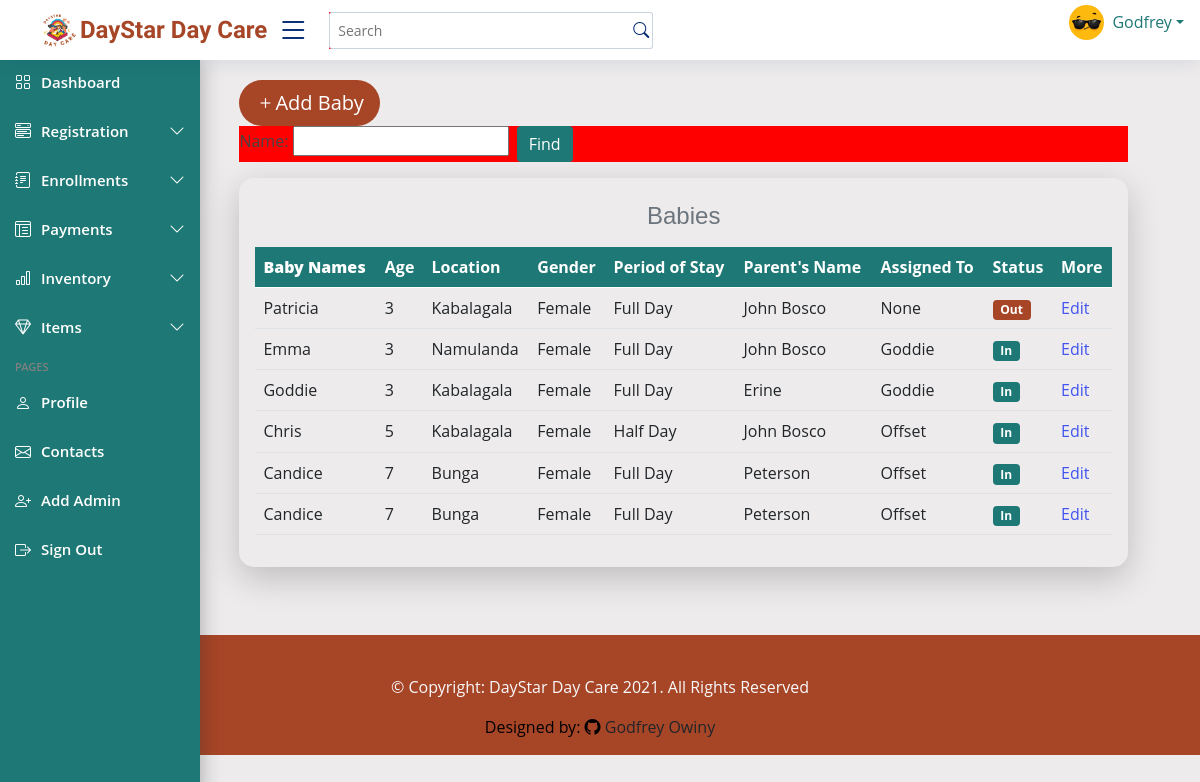
Page /babies/ (signed in) on the earlier database version.
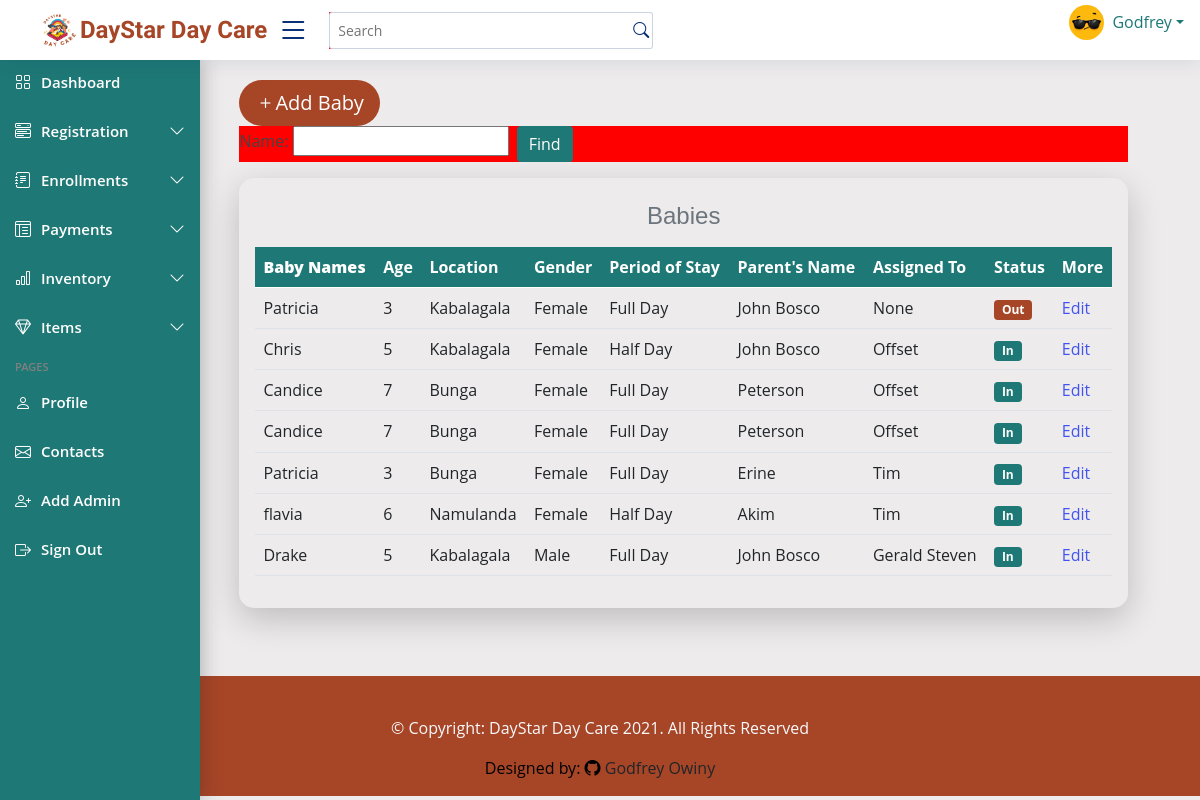
Same page on the later database version.
### dayStarApp/models.py (models this page shows, shortened)
class Baby(models.Model):
    GENDER_CHOICES = [
    ("Male", "Male"),
    ("Female", "Female"),
    ]
    PERIOD_CHOICES = [
    ("Full Day", "Full Day"),
    ("Half Day", "Half Day"),
    ]
    name = models.CharField(max_length=100)
    age = models.PositiveIntegerField(default=0, null=True, blank=False)
    gender = models.CharField(max_length=100, choices=GENDER_CHOICES, default="Male")
    location = models.CharField(max_length=100)
    period_of_stay = models.CharField(max_length=100, choices=PERIOD_CHOICES, null=True, blank=True)
    baby_Number = models.IntegerField()
    brought_by = models.CharField(max_length=100)
    parent_Name = models.CharField(max_length=100)
    time_in = models.DateTimeField(auto_now=True)
    time_out = models.TimeField(null=True, blank=True)
    brought_by = models.CharField(max_length=100)
    status = models.BooleanField(null=True, blank=True,  default=False)
    assigned_to = models.ForeignKey(Sitter_on_duty, on_delete=models.CASCADE, null=True, blank=True)

class Sitter_on_duty(models.Model):
    STATUS_CHOICES = [
        (True, 'On Duty'),
        (False, 'Off Duty'),
    ]
    sitter_name = models.ForeignKey(Sitter, on_delete=models.CASCADE)
    date = models.DateTimeField(default=datetime.now, blank=False)
    status = models.BooleanField(choices=STATUS_CHOICES, null=True, blank= True)
    created_at = models.DateTimeField(auto_now_add=True, blank=False, null=True)
    def __str__(self):
        return self.sitter_name.name

class Sitter(models.Model):
    name = models.CharField(max_length=100, null=True, blank=False)
    gender = models.CharField(max_length=100)
    location = models.CharField(max_length=100, default="Kabalagala")
    contact = models.CharField(max_length=13, validators=[MinLengthValidator(10)])
    education_Level = models.CharField(max_length=255, blank=False, null=True)
    religion = models.CharField(max_length=100, blank=True)
    next_of_kin = models.CharField(max_length=200, blank=False, default= None)
    recommended_by = models.CharField(max_length=100, null=True, blank=True)
    sitter_number = models.CharField(max_length=10, unique=True, blank=False, default=None)
    NIN = models.CharField(max_length=14, blank=False, null=True)

### dayStarApp/views.py (the view)
# urls.py: path('babies/', views.babys, name='babys'),
@login_required
def babys(request):
    all_babys = Baby.objects.all().order_by('id')
    babysearch=BabyFilter(request.GET, queryset=all_babys)
    all_babys=babysearch.qs
    return render(request, 'dayStarApp/babies.html', {'all_babys': all_babys, 'babysearch': babysearch})

### dayStarApp/templates/dayStarApp/babies.html (shortened to what this page needs)
{% extends "dayStarApp/base.html" %}
{% load static %}
{% block content %}
<div class="container">
    <main class="main" id="main">
        <a href="/babyreg/"><button class="btn btn-outline-info btn-lg"><span><i class="bi bi-plus"></i></span>Add Baby </button></a>
        <form action="" method="GET" class="search-form d-flex gap-2 float-right">
            {{ babysearch.form }}
            <input type="submit" value="Find" class="btn btn-secondary" style="background-color: #1e7875; border: none;">
        </form>
        <div class="col-lg-12 col-md-12 sitter-table mt-3 p-3">
        <table id="dataTable" class="table table-stripped">
            <caption class="caption-top text-center"><h4>Babies</h4></caption>
            <thead>
                <tr>
                <th>
                    <b>Baby Names</b>
                </th>
                <th>Age</th>
                <th>Location</th>
                <th data-type="tel">Gender</th>
                <th>Period of Stay</th>
                <th>Parent's Name</th>
                <th>Assigned To</th>
                <th>Status</th>
                <th>More</th>
                </tr>
            </thead>
            <tbody>
                {% for baby in all_babys %}
                <tr>
                    <td>{{ baby.name }}</td>
                    <td>{{ baby.age }}</td>
                    <td>{{ baby.location }}</td>
                    <td>{{ baby.gender }}</td>
                    <td>{{ baby.period_of_stay }}</td>
                    <td>{{ baby.parent_Name }}</td>
                    <td>{{ baby.assigned_to }}</td>
                    <td>
                        {% if baby.status == False %}
                            <span class="badge" style="background-color: #a74527;">Out</span>
                        {% elif baby.status == True %}
                            <span class="badge" style="background-color: #1e7875;">In</span>
                        {% endif %}
                    </td>
                    <td>
                        <a href="/editbabies/{{ baby.id }}" class="text-blue-500"> Edit </a>
                    </td>
                </tr>
                {% endfor %}
            </tbody>
        </table>
    </main>
</div>
{% endblock %}

Differences in the rows shown:
removed Baby: name "Emma", age "3", location "Namulanda", gender "Female", period_of_stay "Full Day", parent_Name "John Bosco", assigned_to "Goddie", status "In"
removed Baby: name "Goddie", age "3", location "Kabalagala", gender "Female", period_of_stay "Full Day", parent_Name "Erine", assigned_to "Goddie", status "In"
added Baby: name "Patricia", age "3", location "Bunga", gender "Female", period_of_stay "Full Day", parent_Name "Erine", assigned_to "Tim", status "In"
added Baby: name "flavia", age "6", location "Namulanda", gender "Female", period_of_stay "Half Day", parent_Name "Akim", assigned_to "Tim", status "In"
added Baby: name "Drake", age "5", location "Kabalagala", gender "Male", period_of_stay "Full Day", parent_Name "John Bosco", assigned_to "Gerald Steven", status "In"
